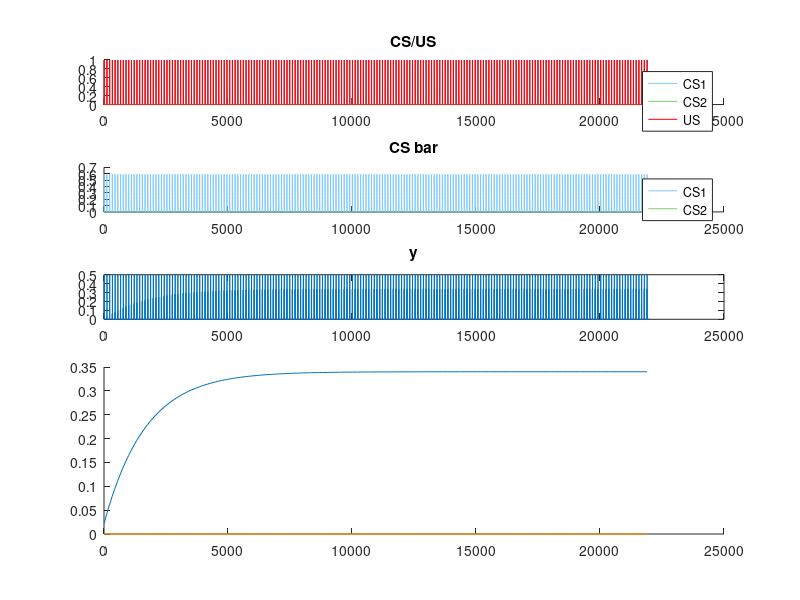

MATLAB code to generate this figure: (Note: this script raises an error after producing the figure.)
%% TD Model Simulation

%% parameters
CS.length = 4;
US.start = 9; % US must be presented after the CS
US.end = 10; 
ITI = 100;

trial_length = max(CS.length,US.end) + ITI;

%% Schedule

schedule1 = [...
    1,0,0,1,0,0,0,.5;...
    1,0,0,1,0,0,0,.5;...
    ];
schedule = repmat(schedule1,100,1);
schedule = schedule(randperm(size(schedule,1)),:);




% schedule = [...
%     repmat([1,0,0,1,0,0,0,1], 70,1);...
%     %repmat([1,0,0,0,0,0,0,1], 100,1)...
%     ];

%% Second-order conditioning
CS1_first = [...
    repmat([0,1,0,0,0,0,0,0], 8, 1);...
    repmat([0,0,0,0,0,0,0,0], 4, 1);...
    repmat([1,0,0,0,0,0,0,0], 8, 1);...
    repmat([0,0,0,0,0,0,0,0], trial_length-20, 1)...
    ];

%% Generate new Schedule including time factor
newSchedule = zeros(trial_length * size(schedule,1),8);
w_trial = zeros(size(schedule,1),3);
for s = 1 : size(schedule,1)
    temp = zeros(trial_length,8);
    temp(1:CS.length,[1,2,3,5,6,7]) = repmat(schedule(s,[1,2,3,5,6,7]),CS.length,1);
    temp(US.start:US.end,[4,8]) = repmat(schedule(s,[4,8]),US.end-US.start+1,1);
    newSchedule(trial_length*(s-1)+1 : trial_length*s,:) = temp;
end
clearvars temp

% newSchedule = [...
%     newSchedule;...
%     repmat(CS1_first,50,1)...
%     ];

%% Run
totalTime = size(newSchedule,1);

% The parameter that the original thesis (Sutton & Barto, 1987) used c=0.01, 
% but this does not fit with the simulated data. And also, similar model
% (SBmodel by Sutton & Barto, 1981) uses c values a way over .01.
% So I used c=0.1
beta = 0.8;
c = 0.1; 
gamma = 0.95;

% Initialize
y = zeros(totalTime,1);
r = zeros(totalTime,1);
x_bar = zeros(totalTime,3);
x = zeros(totalTime,3);
w = zeros(totalTime,3);
w(1,:) = newSchedule(1,5:7);
test_v = zeros(totalTime,1);

trial = 1;
for t = 1 : size(newSchedule,1)
    US_weight = newSchedule(t,8);
    US_presence = newSchedule(t,4);
    x(t,:) = newSchedule(t,1:3);
    r(t) = US_weight * US_presence;
    y(t) = r(t) + max(w(t,:) * x(t,:)',0);
    if t == 1
        x_bar(t,:) = 0; %eligibility traces
        w(t+1,:) = w(t,:) + c*(r(t) + gamma*max(w(t,:) * x(t,:)',0) )*x_bar(t,:);
        test_v(t) = r(t) + gamma .* max(w(t,:) * x(t,:)',0);
    else
        x_bar(t,:) = beta .* x_bar(t-1,:) + (1-beta) .* x(t-1,:); %eligibility traces
        w(t+1,:) = w(t,:) + c.*(...
            r(t) + gamma .* max(w(t,:) * x(t,:)',0) - max(w(t,:) * x(t-1,:)',0)...
            )*x_bar(t,:); % during the CS presentaion, gamma value makes the delta w negative proportional to it's weight.
        test_v(t) = r(t) + gamma .* max(w(t,:) * x(t,:)',0) - max(w(t,:) * x(t-1,:)',0);
    end
    
    if rem(t, trial_length) == 0
        w_trial(trial,:) = w(t,:);
        trial = trial + 1;
    end
end
fprintf('%.2f, %.2f %.2f\n',w(end,:))

%% Plot
plot_range.start = 1;
plot_range.end = size(schedule,1);

%% Plot All 
figure(2);
%clf;
subplot(5,1,1);
hold on;

c_blue = [0.507,0.789,0.984];
c_green = [0.465,0.827,0.402];

plot(x(trial_length*(plot_range.start-1)+1:trial_length*plot_range.end,1),'Color',c_blue);
plot(x(trial_length*(plot_range.start-1)+1:trial_length*plot_range.end,2),'Color',c_green);
plot(newSchedule(trial_length*(plot_range.start-1)+1:trial_length*plot_range.end,4),'r');
title('CS/US');
legend({'CS1','CS2','US'});

subplot(5,1,2);
hold on;
plot(x_bar(trial_length*(plot_range.start-1)+1:trial_length*plot_range.end,1),'Color',c_blue);
plot(x_bar(trial_length*(plot_range.start-1)+1:trial_length*plot_range.end,2),'Color',c_green);
title('CS bar');
legend({'CS1','CS2'});

subplot(5,1,3);
plot(y(trial_length*(plot_range.start-1)+1:trial_length*plot_range.end));
title('y');

subplot(5,1,4:5);
%plot(w(1:plot_range,1));
hold on;
line = plot(...
    trial_length * (plot_range.start-1) + 1 : trial_length : trial_length * plot_range.end,...
    w_trial(plot_range.start:plot_range.end,:));
line(1).Color = c_blue;
line(1).LineWidth = 2;
line(2).Color = c_green;
line(2).LineWidth = 2;
xticks(trial_length * (plot_range.start-1) + 1 : trial_length*5 : trial_length * plot_range.end);
xticklabels(plot_range.start:5:plot_range.end);
title('w');
xlabel('trial');
ylabel('w');
legend({'CS1','CS2','CS3'});
%plot(w(trial_length*(plot_range.start-1)+1:trial_length*plot_range.end,1));
